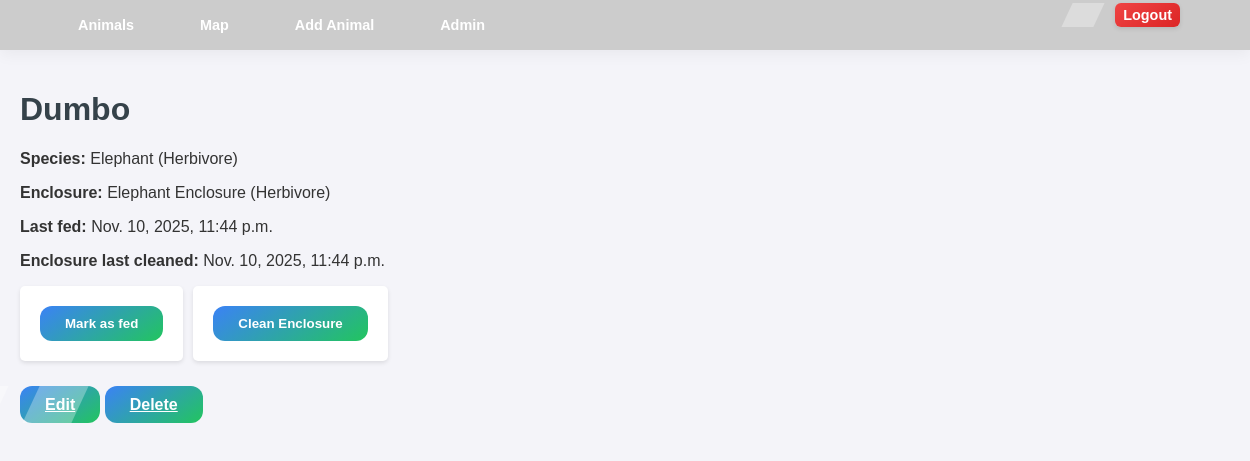
The page /animals/101/ (signed in) on the database its author committed.
### zookeeper/models.py (models this page shows, shortened)
class Animal(models.Model):
    owner = models.ForeignKey(User, on_delete=models.CASCADE)
    name = models.CharField(max_length=100)
    species = models.ForeignKey(Species, on_delete=models.CASCADE)
    enclosure = models.ForeignKey(Enclosure, on_delete=models.CASCADE)
    last_fed_at = models.DateTimeField(null=True, blank=True)
    created_at = models.DateTimeField(auto_now_add=True)

class Species(models.Model):
    DIET_CHOICES = [
        ('herbivore', 'Herbivore'),
        ('carnivore', 'Carnivore'),
        ('omnivore', 'Omnivore'),
    ]
    name = models.CharField(max_length=100, unique=True)
    diet = models.CharField(max_length=20, choices=DIET_CHOICES)
    def __str__(self):
        return f"{self.name} ({self.get_diet_display()})"
    class Meta:
        verbose_name_plural = "Species"

class Enclosure(models.Model):
    name = models.CharField(max_length=100, unique=True)
    description = models.TextField(blank=True)
    capacity = models.PositiveIntegerField(default=1)
    diet_type = models.CharField(
        max_length=20,
        choices=Species.DIET_CHOICES,
        help_text="Preferred diet type for this enclosure"
    )
    created_at = models.DateTimeField(auto_now_add=True)
    last_cleaned_at = models.DateTimeField(null=True, blank=True)
    def __str__(self):
        return f"{self.name} ({self.get_diet_type_display()})"

### zookeeper/views.py (the view)
# urls.py: path('animals/<int:pk>/', views.AnimalDetailView.as_view(), name='animal_detail'),
class AnimalDetailView(LoginRequiredMixin, DetailView):
    model = Animal
    template_name = 'Zoo/animal_detail.html'
    context_object_name = 'animal'
    def get_queryset(self):
        return Animal.objects.all().select_related('species', 'enclosure', 'owner')

### zookeeper/templates/Zoo/Animal_detail.html (shortened to what this page needs)
{% extends "Zoo/base.html" %}
{% block content %}
<div class="animal-detail">
    <h1 class="animal-name">{{ animal.name }}</h1>
    <p class="animal-info"><strong>Species:</strong> {{ animal.species }}</p>
    <p class="animal-info"><strong>Enclosure:</strong> {{ animal.enclosure }}</p>
    <p class="animal-info"><strong>Last fed:</strong> {{ animal.last_fed_at|default:"Never" }}</p>
    <p class="animal-info" id="enclosure-clean-status">
        <strong>Enclosure last cleaned:</strong>
        <span id="clean-timestamp">{{ animal.enclosure.last_cleaned_at|default:"Never" }}</span>
    </p>
    {% if user.is_authenticated %}
        {% if user.is_staff or user.pk == animal.owner.pk %}
        <div class="button-group">
            <form method="post" action="{% url 'animal_feed' animal.pk %}">
                <button type="submit" class="btn btn-feed">Mark as fed</button>
            </form>
            <form method="post" action="{% url 'clean_enclosure' animal.enclosure.pk %}">
                <button type="submit" class="btn btn-clean">Clean Enclosure</button>
            </form>
        </div>
        <div class="action-links">
            <a href="{% url 'animal_update' animal.pk %}" class="btn btn-edit">Edit</a>
            <a href="{% url 'animal_delete' animal.pk %}" class="btn btn-delete">Delete</a>
        </div>
        {% else %}
            <p class="info-muted">You can view this animal but you cannot modify or feed it.</p>
        {% endif %}
    {% else %}
        <p class="info-muted">You can view this animal but you cannot modify or feed it.</p>
    {% endif %}
</div>
{% endblock %}

### zookeeper/static/zookeeper/styles.css (style rules this page uses)
body { font-family: Arial, sans-serif; margin: 0; padding: 0; background-color: #f4f4f9; color: #333; }
h1 { color: #35424a; }
form { background-color: white; padding: 20px; margin-bottom: 20px; border-radius: 5px; box-shadow: 0 2px 4px rgba(0, 0, 0, 0.1); }
button { background-color: #35424a; color: white; padding: 8px 15px; border: none; border-radius: 4px; cursor: pointer; }
.btn { background: linear-gradient(145deg, #3b82f6, #22c55e); color: white; font-weight: 700; padding: 10px 25px; border-radius: 12px; border: none; cursor: pointer; transition: all 0.3s ease; position: relative; overflow: hidden; }
.btn::before { content: ""; position: absolute; top: 0; left: -75%; width: 50%; height: 100%; background: rgba(255, 255, 255, 0.3); transform: skewX(-25deg); transition: all 0.5s ease; }
.animal-name { color: #35424a; text-decoration: none; }

### zookeeper/templates/Zoo/Animal_detail.html (style rules this page uses)
.button-group { display: flex; gap: 10px; margin: 15px 0; flex-wrap: wrap; }
.btn-feed { background: linear-gradient(90deg, #22c55e, #16a34a); color: white; padding: 10px 20px; border: none; border-radius: 8px; font-weight: 700; cursor: pointer; transition: all 0.3s ease; }
.btn-clean { background: linear-gradient(90deg, #3b82f6, #2563eb); color: white; padding: 10px 20px; border: none; border-radius: 8px; font-weight: 700; cursor: pointer; transition: all 0.3s ease; }

### rows shown on the page
Animal: name "Dumbo", species "Elephant (Herbivore)", enclosure "Elephant Enclosure (Herbivore)", last_fed_at "Nov. 10, 2025, 11:44 p.m.", enclosure.last_cleaned_at "Nov. 10, 2025, 11:44 p.m."
